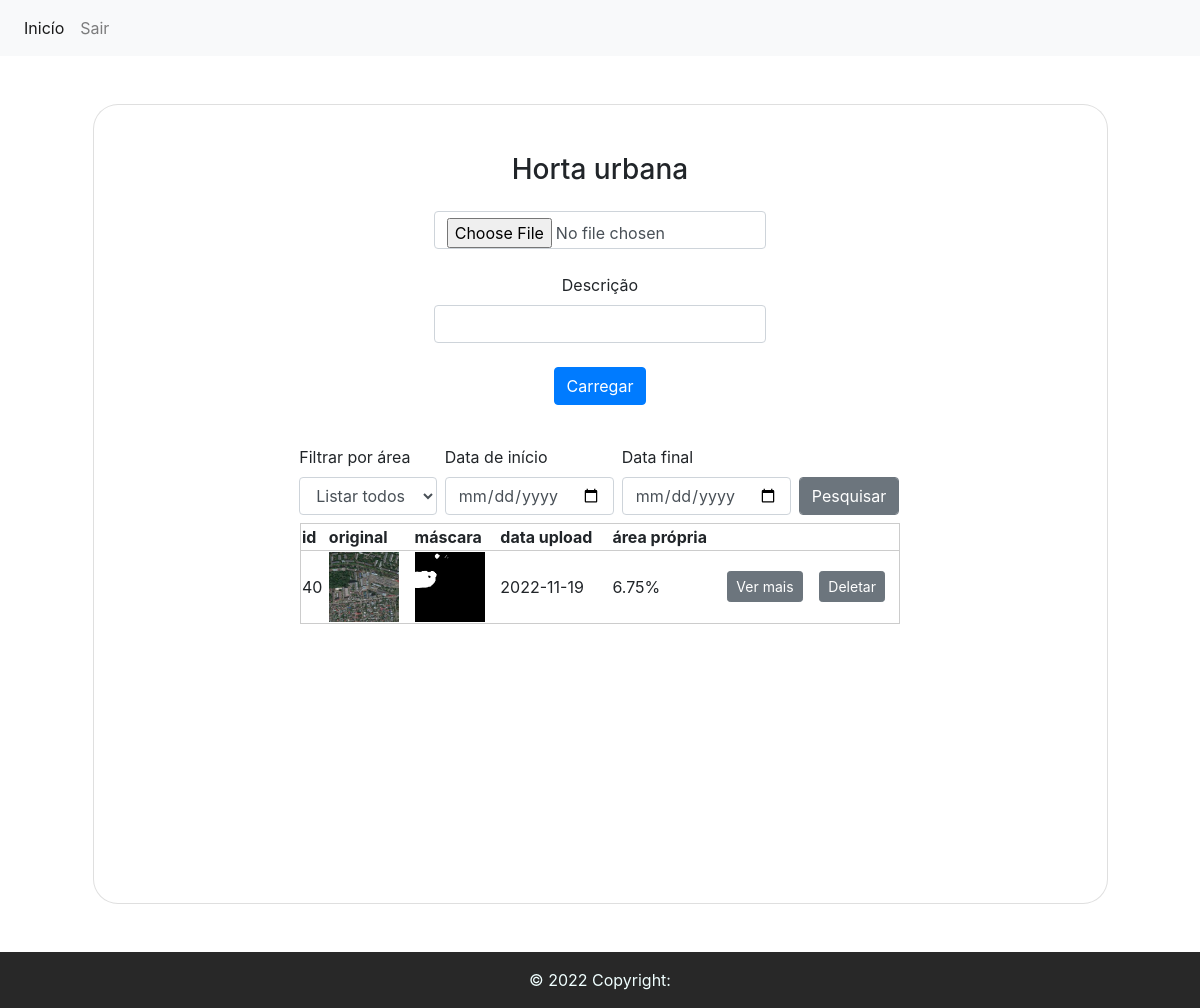
The page /index/1 (signed in) on the database as committed earlier.
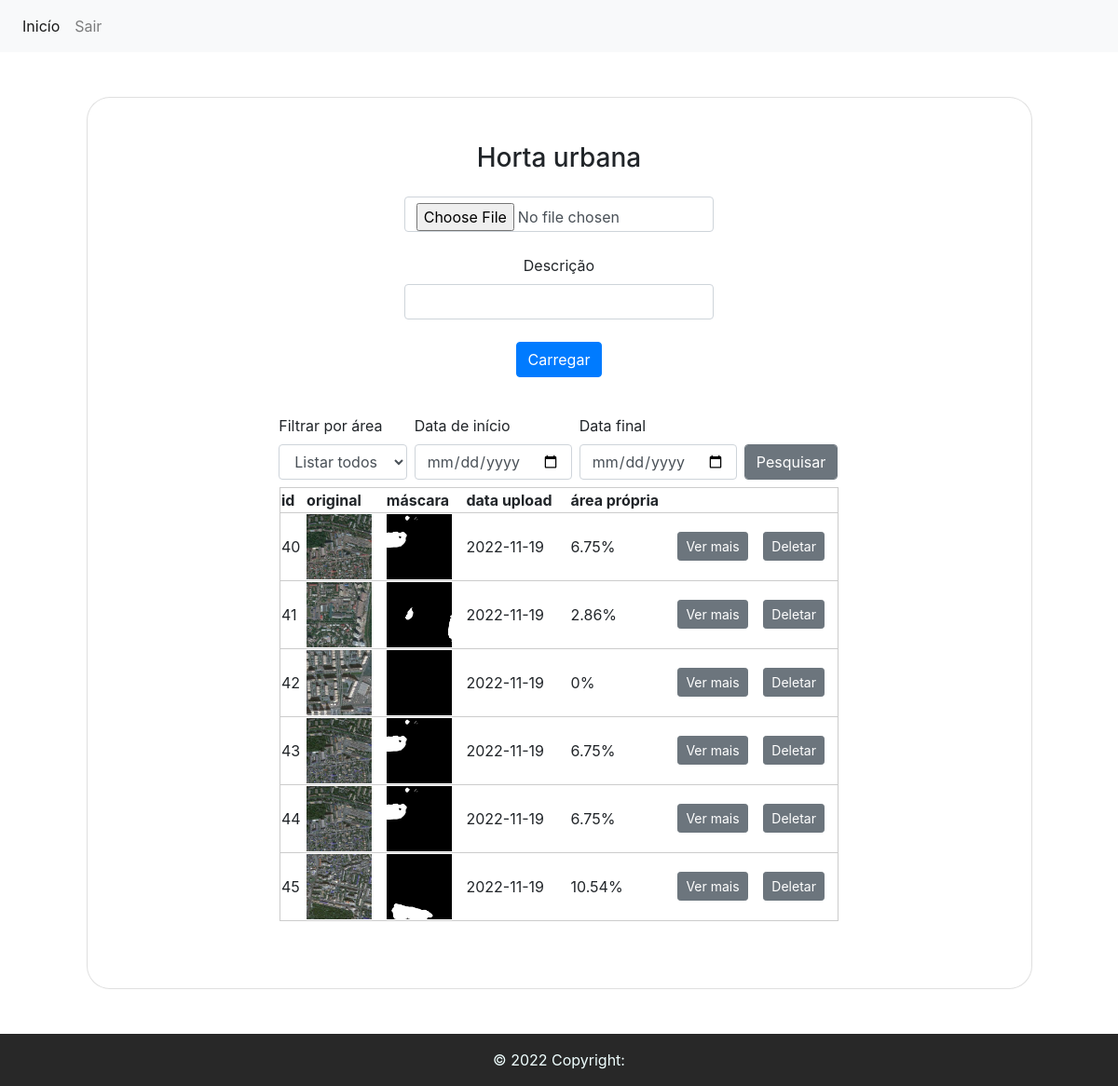
The same page on the database as committed later.
### tables this page shows
CREATE TABLE image (id INTEGER PRIMARY KEY NOT NULL, image_name STRING (256), description VARCHAR (512), image_path STRING (256), mask_path STRING (256), result_path VARCHAR (256), proper_area NUMERIC, date_upload DATE, polygon VARCHAR (1024), area NUMERIC, user_id INTEGER REFERENCES user (id));

### app.py (the view, shortened to what this page needs)
@app.route("/index/<id>", methods=('GET', 'POST'))
def index(id):
    if session.get("id"):
        session_id = session['id'][0]
    else:
        session_id = 0
    if id == session_id:
        conn = get_db_connection()
        posts = conn.execute('SELECT * FROM image where user_id = (?)', [id]).fetchall()
        conn.close()
        if request.method == 'GET':
            return render_template('index.html', posts=posts)
    else:
        return redirect(url_for('logout'))

### app.py (called while the page is built)
def get_db_connection():
    conn = sqlite3.connect('gardens.db')
    conn.row_factory = sqlite3.Row
    return conn

### templates/index.html (shortened to what this page needs)
<!DOCTYPE html>
<html lang="pt-br">
<head>
    <link rel="stylesheet" href="https://cdn.jsdelivr.net/npm/bootstrap@4.3.1/dist/css/bootstrap.min.css"
>
</head>
<body>
    {% block y %}
    {% if session.id %}
    <nav class="navbar navbar-expand-lg navbar-light bg-light">
        <div class="collapse navbar-collapse" id="navbarNavAltMarkup">
          <div class="navbar-nav">
            <a class="nav-item nav-link active" href="/home2">Inicío<span class="sr-only">(current)</span></a>
            <a class="nav-item nav-link" href="/logout">Sair</a>
          </div>
        </div>
      </nav>
    <section>
        <div class="container h-100 mt-5 mb-5">
            <div class="row d-flex justify-content-center align-items-center h-100">
                <div class="col-lg-12 col-xl-11">
                    <div class="card text-black" style="min-height: 800px; border-radius: 25px;">
                        <div class="card-body p-md-5">
                            <div class="row justify-content-center">
                                <div class="col-md-10 col-lg-6 col-xl-5 order-2 order-lg-1">
                                    <h3 class="text-center">Horta urbana</h3>
                                    <form class="p-3 text-center" id="form1" method="post"
                                        enctype="multipart/form-data">
                                        <div class="d-flex flex-row align-items-center mb-4">
                                            <div class="form-outline flex-fill mb-0">
                                                <input class="form-control" type="file" name="file" id="file" accept=".jpg,.jpeg,.png,.tif,.tiff">
                                            </div>
                                        </div>
                                        <div class="d-flex flex-row align-items-center mb-4">
                                            <div class="form-outline flex-fill mb-0">
                                                <label class="form-label" for="description">Descrição</label>
                                                <input class="form-control" type="text" name="description"
                                                    id="description">
                                                <input type="submit" class="btn btn-primary mt-2" value="Carregar"
                                                    name="button" id="button" onclick="check_inputs()" />
                                            </div>
                                        </div>
                                    </form>
                                    <form class="mx-1 mx-md-4" method="post" enctype="multipart/form-data">
                                        <div class="d-flex flex-row align-items-center"
                                            style="width: 600px; margin-left: -45%;">
                                            <div class="form-outline flex-fill mb-2 mr-2">
                                                <label class="form-label" for="date_start">Filtrar por área</label>
                                                <select class="form-control" id="comp_select" name="comp_select">
                                                    <option selected>Listar todos</option>
                                                </select>
                                            </div>
                                            <div class="form-outline flex-fill mb-2 mr-2">
                                                <label class="form-label" for="date_start">Data de início</label>
                                                <input class="form-control" type="date" id="date_start"
                                                    name="date_start" value="{{ request.form['date_start'] }}">
                                            </div>
                                            <div class="form-outline flex-fill mb-2 mr-2">
                                                <label class="form-label" for="date_start">Data final</label>
                                                <input class="form-control" type="date" id="date_end" name="date_end"
                                                    value="{{ request.form['date_end'] }}">
                                            </div>
                                            <div class="form-outline flex-fill mt-4">
                                                <input type="submit" class="btn btn-secondary form-control"
                                                    value="Pesquisar" name="button" id="button" />
                                            </div>
                                        </div>
                                    </form>
                                    <div class="d-flex flex-row align-items-center mb-4 justify-content-center">
                                        <div class="form-outline flex-fill mb-0">
                                            <table>
                                                <thead>
                                                    <tr>
                                                        <th>id</th>
                                                        <th>original</th>
                                                        <th>máscara</th>
                                                        <th>data upload</th>
                                                        <th>área própria</th>
                                                        <th></th>
                                                        <th></th>
                                                    </tr>
                                                </thead>
                                                <tbody>
                                                    {% for post in posts %}
                                                    <tr>
                                                        <form class="mx-1 mx-md-4" method="post"
                                                            enctype="multipart/form-data">
                                                            <td>{{ post['id'] }}</td>
                                                            <td> <img src="/{{ post['image_path'] }}" alt=""></td>
                                                            <td> <img src="/{{ post['mask_path'] }}" alt=""></td>
                                                            <td>{{ post['date_upload'] }}</td>
                                                            <td>{{ post['proper_area'] }}%</td>
                                                            <td><input type="submit" class="btn btn-secondary btn-sm"
                                                                    value="Ver mais" name="button" id="button" /></td>
                                                            <td><input type="submit" class="btn btn-secondary btn-sm"
                                                                    value="Deletar" name="button" id="button"
                                                                    onclick="return confirm('Excluir item?')" /></td>
                                                        </form>
                                                    </tr>
                                                    {% endfor %}
                                                </tbody>
                                            </table>
                                        </div>
                                    </div>
                                </div>
                            </div>
                        </div>
                    </div>
                </div>
            </div>
        </div>
    </section>
    {% else %}
    Você não está logado. <a href="/login">Fazer login.</a>.
    {% endif %}
    {% endblock %}
    <footer class="footer" style="background-color: #282828;">
        <div class="text-center p-3" style="background-color: #282828; color: azure;">
            © 2022 Copyright:
        </div>
    </footer>
</body>
</html>

### templates/index.html (style rules this page uses)
body { background-color: rgb(255, 255, 255); }
img { max-height: 70px; max-width: 70px; }
table, tr { padding: 30%; width: 600px; align-items: center; border: 1px solid #ccc; }

Rows that differ between the two databases and show on the page:
added image: id "41", shows a picture, date_upload "2022-11-19", proper_area "2.86"
added image: id "42", shows a picture, date_upload "2022-11-19", proper_area "0"
added image: id "43", date_upload "2022-11-19", proper_area "6.75"
added image: id "44", date_upload "2022-11-19", proper_area "6.75"
added image: id "45", shows a picture, date_upload "2022-11-19", proper_area "10.54"
